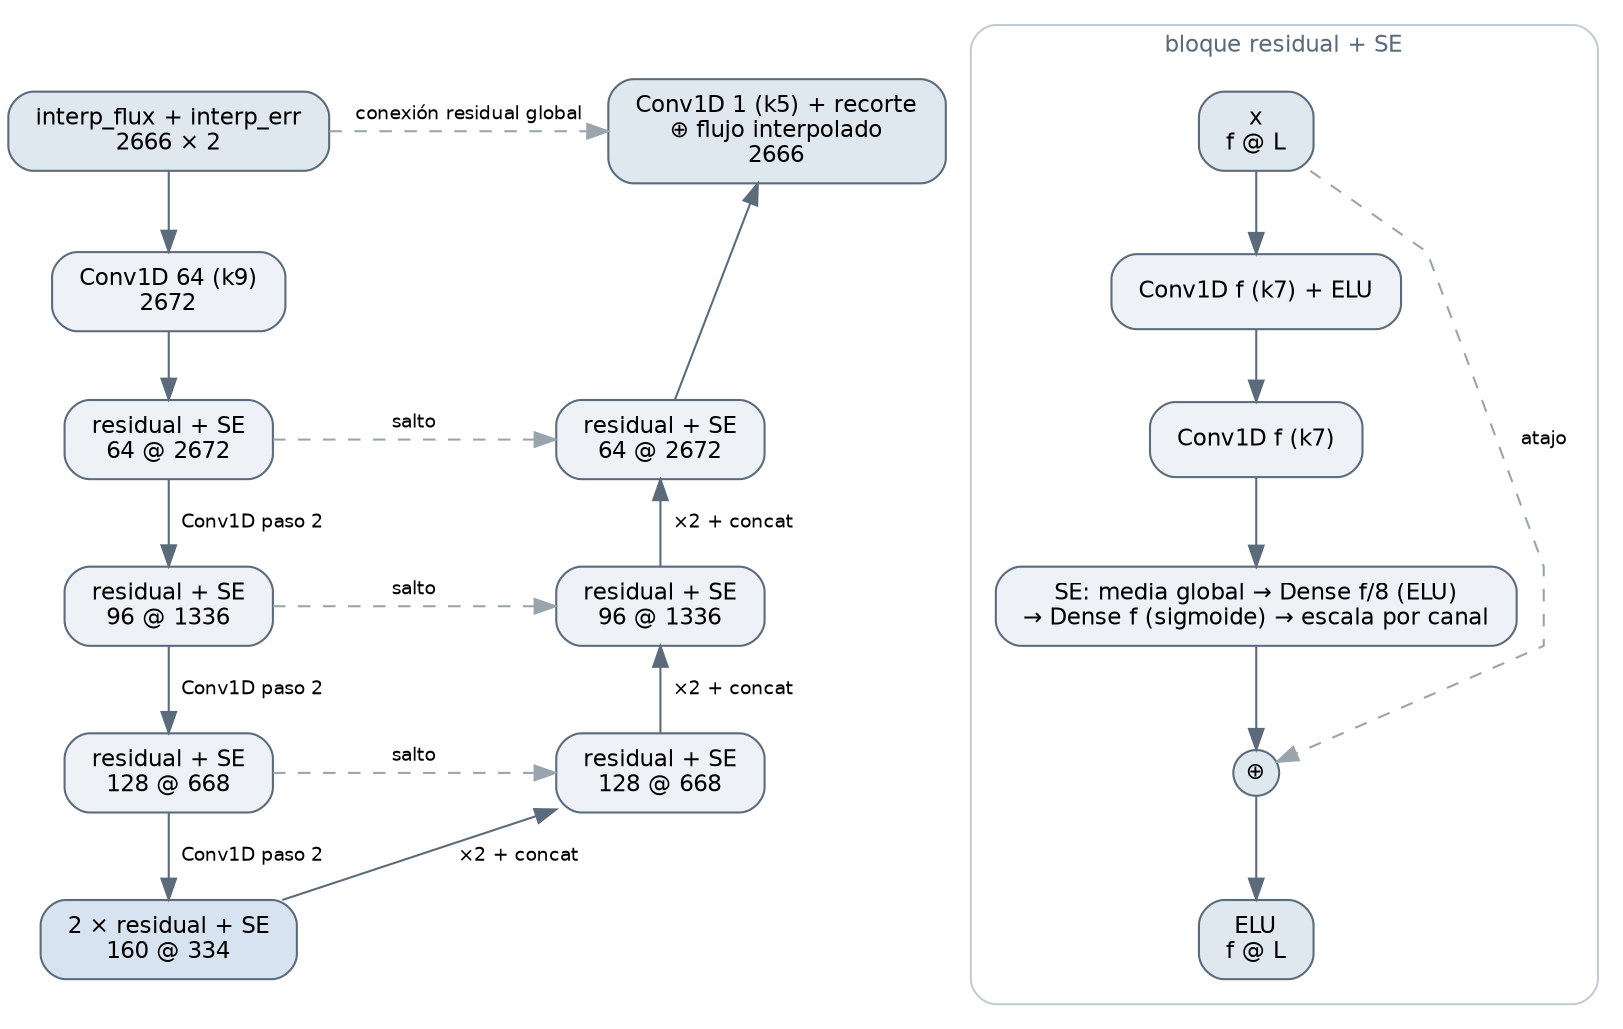

Reproduce this figure in Python.
# %% [markdown]
# # Diagrama de arquitectura del modelo convolucional 1D v2 (U-Net residual)
#
# Figura de la arquitectura del modelo entrenado en `cnn-v2_training.ipynb`, para la memoria. Es un **esquema por etapas**: una caja por nivel de la U-Net, no por capa. El modelo tiene 95 capas, y cualquier figura que dibuje una caja por capa sale como una tira de unos 15000 px de ancho —132:1— que no cabe en una página: reducida a una columna, cada capa mide una decena de píxeles y no se lee nada.
#
# El esquema se escribe en Graphviz, que ya entra con `pydot`. La estructura es la de `cnn-v2_training.ipynb`, así que hay que repasarla si cambia la red.

# %%
from pathlib import Path

# Localizamos la carpeta 'solution' subiendo desde el directorio de trabajo, sin
# suponer dónde arranca el kernel: sirve tanto la carpeta de este cuaderno como
# 'models' o la raíz del repositorio. Su marca es el fichero 'pyproject.toml'.
SOLUTION_DIR = next(
    candidate
    for parent in (Path.cwd(), *Path.cwd().parents)
    for candidate in (parent, parent / "solution")
    if (candidate / "pyproject.toml").is_file()
)

MODELS_DIR = SOLUTION_DIR / "models"
CNN_DIR = MODELS_DIR / "cnn"

# Modelo a dibujar y figura que genera este cuaderno
MODEL_PATH = CNN_DIR / "cnn-v2.keras"
DIAGRAM_PATH = CNN_DIR / "cnn-v2_architectural-diagram.png"

print("Carpeta de trabajo:", SOLUTION_DIR)

# %% [markdown]
# El `.keras` guarda la arquitectura junto con los pesos. El resumen no genera la figura —el esquema está escrito a mano—, pero sirve para comprobar contra el modelo entrenado las formas y el número de filtros que rotula el diagrama.

# %%
import tensorflow as tf

model_cnn_v2 = tf.keras.models.load_model(MODEL_PATH)

model_cnn_v2.summary()

# %% [markdown]
# Cómo se lee el esquema:
#
# - La rama izquierda es el **codificador**: cada nivel es un bloque residual con atención de canal, y entre niveles una convolución de paso 2 que reduce a la mitad la longitud del espectro (2672 → 1336 → 668 → 334 puntos). El número de filtros crece al bajar (64 → 96 → 128 → 160) para compensar la pérdida de resolución.
# - Abajo está el **cuello de botella**, dos bloques residuales de 160 filtros que ven el espectro completo a resolución 1/8.
# - La rama derecha es el **decodificador**, simétrico: sobremuestreo por 2, concatenación de la conexión de salto del nivel correspondiente y un bloque residual, hasta volver a la malla original.
# - Las flechas discontinuas horizontales son las **conexiones de salto**, que devuelven al decodificador el detalle fino que el submuestreo pierde.
# - Arriba, la **conexión residual global**: la red aprende la corrección y la suma al flujo interpolado, no genera el espectro desde cero.
#
# El recuadro de la derecha desarrolla lo que hay dentro de una de esas cajas: las dos convoluciones, la atención de canal (*squeeze-and-excitation*), que pondera cada filtro con un factor aprendido, y el atajo que las suma.

# %%
import pydot

from IPython.display import Image

DOT = """digraph unet {
    rankdir=TB
    bgcolor="white"
    splines=polyline
    dpi=150
    nodesep=0.35
    ranksep=0.45
    node [shape=box style="rounded,filled" fillcolor="#eef2f7" color="#5b6b7c"
          fontname="DejaVu Sans" fontsize=11 margin="0.18,0.10"]
    edge [fontname="DejaVu Sans" fontsize=9 color="#5b6b7c"]

    entrada [label="interp_flux + interp_err\n2666 × 2" fillcolor="#dfe7ef"]
    conv0   [label="Conv1D 64 (k9)\n2672"]
    enc1    [label="residual + SE\n64 @ 2672"]
    enc2    [label="residual + SE\n96 @ 1336"]
    enc3    [label="residual + SE\n128 @ 668"]
    cuello  [label="2 × residual + SE\n160 @ 334" fillcolor="#d7e3f0"]
    dec3    [label="residual + SE\n128 @ 668"]
    dec2    [label="residual + SE\n96 @ 1336"]
    dec1    [label="residual + SE\n64 @ 2672"]
    salida  [label="Conv1D 1 (k5) + recorte\n⊕ flujo interpolado\n2666" fillcolor="#dfe7ef"]

    entrada -> conv0
    conv0 -> enc1
    enc1 -> enc2 [label="  Conv1D paso 2"]
    enc2 -> enc3 [label="  Conv1D paso 2"]
    enc3 -> cuello [label="  Conv1D paso 2"]

    // El rango de las cajas lo fijan los grupos 'rank=same' del final, de modo
    // que estas aristas se escriben en el sentido real del flujo, hacia arriba
    cuello -> dec3 [constraint=false label="  ×2 + concat"]
    dec3 -> dec2 [constraint=false label="  ×2 + concat"]
    dec2 -> dec1 [constraint=false label="  ×2 + concat"]
    dec1 -> salida [constraint=false]

    enc1 -> dec1 [constraint=false style=dashed color="#9aa4ad" label="salto"]
    enc2 -> dec2 [constraint=false style=dashed color="#9aa4ad" label="salto"]
    enc3 -> dec3 [constraint=false style=dashed color="#9aa4ad" label="salto"]
    entrada -> salida [constraint=false style=dashed color="#9aa4ad"
                       label="conexión residual global"]

    // Las dos ramas de la U, enfrentadas por niveles
    { rank=same; entrada; salida }
    { rank=same; enc1; dec1 }
    { rank=same; enc2; dec2 }
    { rank=same; enc3; dec3 }

    subgraph cluster_bloque {
        label="bloque residual + SE"
        fontname="DejaVu Sans" fontsize=11 fontcolor="#5b6b7c"
        color="#c3ccd6" style=rounded margin=12

        b_in  [label="x\nf @ L" fillcolor="#dfe7ef"]
        b_c1  [label="Conv1D f (k7) + ELU"]
        b_c2  [label="Conv1D f (k7)"]
        b_se  [label="SE: media global → Dense f/8 (ELU)\n→ Dense f (sigmoide) → escala por canal"]
        b_add [label="⊕" shape=circle width=0.3 fixedsize=true fillcolor="#dfe7ef"]
        b_out [label="ELU\nf @ L" fillcolor="#dfe7ef"]

        b_in -> b_c1 -> b_c2 -> b_se -> b_add -> b_out
        b_in -> b_add [constraint=false style=dashed color="#9aa4ad" label="  atajo"]
    }
}"""

(graph,) = pydot.graph_from_dot_data(DOT)
graph.write_png(str(DIAGRAM_PATH))

print("Diagrama guardado en:", DIAGRAM_PATH)

Image(str(DIAGRAM_PATH))
